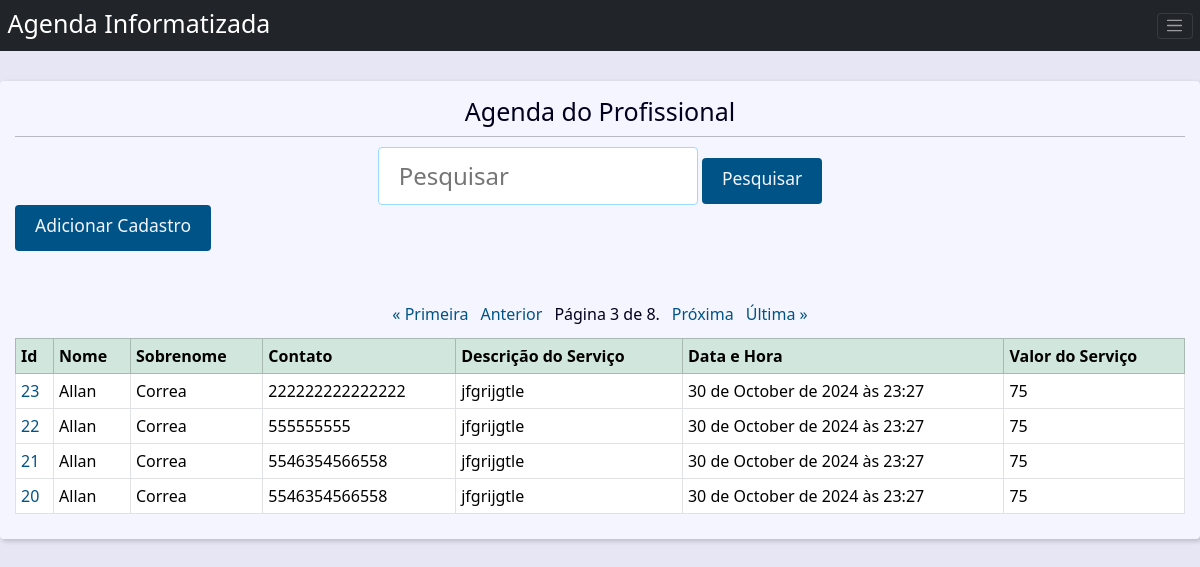
The app's page /?page=3&q= with its own data.
### agenda/models.py (models this page shows)
class Agenda(models.Model):
    class Meta:
        verbose_name = 'Agendamento'
        verbose_name_plural = 'Agendamentos'
    nome = models.CharField(max_length=100)
    sobrenome = models.CharField(max_length=100, blank=True)
    cpf = models.CharField(max_length=50, blank=True)
    email = models.EmailField(max_length=50, blank=True)
    contato = models.CharField(max_length=50)
    descricao_servico = models.TextField(max_length=500)
    data_hora = models.DateTimeField(default=timezone.now)
    valor = models.CharField(max_length=50)
    show = models.BooleanField(default=True)
    imagem = models.ImageField(blank=True, upload_to='imagens/%y/%m/')
    genero = models.ForeignKey(
        Genero,
        on_delete=models.SET_NULL,
        blank=True, null=True
    )
    faixa_etaria = models.ForeignKey(
        Faixa_Etaria,
        on_delete=models.SET_NULL,
        blank=True, null=True
    )
    proprietario = models.ForeignKey(
        User,
        on_delete=models.SET_NULL,
        blank=True, null=True
    )

### agenda/views.py (the view)
# urls.py: path('', views.index, name='index'),
def index(request, methods=["GET", "POST"]):
    agendas = Agenda.objects \
        .filter(show=True)\
        .order_by('-id')
    paginator = Paginator(agendas, 4)
    page_number = request.GET.get("page")
    page_obj = paginator.get_page(page_number)
    contexto = {
        'page_obj': page_obj,
        'site_title': 'Área do Profissional - '
    }
    return render(
        request,
        'agenda/index.html',
        contexto
    )

### agenda/templates/agenda/index.html (shortened to what this page needs)
{% extends 'global/base.html' %}
{% block content %}
<h1 style="text-align: center";>Agenda do Profissional</h1>
<hr>
<div>
    <form action="{% url "pesquisa" %}" method="GET" align=center>
        <input class="search-input" type="search"
        placeholder="Pesquisar" aria-label="Pesquisar"
        id="pesquisar"
        name="q"
        value="{{ pesquisa_valor }}"
        >
        <button class="btn btn-primary my-2 my-sm-0" type="submit">
            <h3>Pesquisar</h3>
        </button>
    </form>
</div>
{% if page_obj %}
    <div>
        <a href={% url "inserir_cadastro" %} class="btn btn-primary"><h3>Adicionar Cadastro</h3></a> <br><br>
        <table class="table table-bordered table hover">
            <thead class="table-success">
            <tr>
                <th scope="col">Id</th>
                <th scope="col">Nome</th>
                <th scope="col">Sobrenome</th>
                <th scope="col">Contato</th>
                <th scope="col">Descrição do Serviço</th>
                <th scope="col">Data e Hora</th>
                <th scope="col">Valor do Serviço</th>
            </tr>
            </thead>
            <tbody>
            {% for cadastro in page_obj %}
                <tr class="table-row">
                <td class="table-cel">
                    <a class="table-link" href="{% url 'cadastro' cadastro.id %}">
                        {{cadastro.id}}
                    </a>
                </td>
                <td>{{cadastro.nome}}</td>
                <td>{{cadastro.sobrenome}}</td>
                <td>{{cadastro.contato}}</td>
                <td>{{cadastro.descricao_servico}}</td>
                <td>{{cadastro.data_hora}}</td>
                <td>{{cadastro.valor}}</td>
                {% endfor %}
            </tbody>
    </div>
{% else %}
<div class="single-contact">
    <h1 class="single-contact-name">
        Nenhum agendamento encontrado!
    </h1>
{% endif %}
{% if page_obj %}
    <div class="pagination">
        <span class="step-links" align=center>
            {% if page_obj.has_previous %}
                <a href="?page=1&q={{ request.GET.q.strip }}">&laquo; Primeira</a>
                <a href="?page={{ page_obj.previous_page_number }}&q={{ request.GET.q.strip }}">Anterior</a>
            {% endif %}
            <span class="current">
                Página {{ page_obj.number }} de {{ page_obj.paginator.num_pages }}.
            </span>
            {% if page_obj.has_next %}
                <a href="?page={{ page_obj.next_page_number }}&q={{ request.GET.q.strip }}">Próxima</a>
                <a href="?page={{ page_obj.paginator.num_pages }}&q={{ request.GET.q.strip }}">Última &raquo;</a>
            {% endif %}
        </span>
    </div>
{% endif %}
{% endblock content %}

### base_static/global/css/style.css (style rules this page uses)
:root { --spacing: 1.5rem; --link-dark-color: rgb(0, 83, 134); --link-light-color: rgb(156, 217, 255); --clr-white: rgb(245, 245, 255); --clr-black: rgb(0, 0, 30); --clr-light-gray: rgb(230, 230, 245); --clr-dark-shadow-5: rgba(0, 0, 10, 5%); --clr-dark-shadow-10: rgba(0, 0, 10, 10%); --clr-dark-shadow-20: rgba(0, 0, 10, 20%); --clr-light-shadow-5: rgba(200, 200, 255, 5%); --clr-light-shadow-10: rgba(200, 200, 255, 10%); --clr-light-shadow-20: rgba(200, 200, 255, 20%); --main-page-width: 120rem; --table-min-width: 60rem; --biggest-font-size: 5rem; --bigger-font-size: 4rem; --big-font-size: 3.2rem; --medium-font-size: 2.4rem; --small-font-size: 1.6rem; --smaller-font-size: 1.4rem; --smallest-font-size: 1.2rem; --transition-fast: 300ms; --transition-medium: 600ms; --transition-slow: 1s; --default-border-radius: 4px; }
*, *::before, *::after { margin: 0; padding: 0; box-sizing: border-box; }
html { font-size: 62.5%; }
body { font-family: system-ui, -apple-system, BlinkMacSystemFont, 'Segoe UI', Roboto, Oxygen, Ubuntu, Cantarell, 'Open Sans', 'Helvetica Neue', sans-serif; line-height: 1.5; font-size: var(--small-font-size); color: var(--clr-black); -webkit-font-smoothing: antialiased; background: var(--clr-light-gray); }
.table-row { text-align: left; text-overflow: ellipsis; transition: background-color var(--transition-fast) ease-in-out; }
.table-row:nth-of-type(2n) { background: var(--clr-dark-shadow-5); }
.table-cel, .table-header { padding: var(--spacing); }
.table-link { color: var(--link-dark-color); transition: color var(--transition-fast) ease-in-out; text-decoration: none; }
.pagination { margin-top: var(--spacing); display: flex; justify-content: center; padding: calc(var(--spacing) * 0.8); font-size: var(--small-font-size); }
.pagination .step-links { display: flex; gap: calc(var(--spacing) * 0.8); }
.pagination .step-links a { color: var(--link-dark-color); transition: color var(--transition-fast) ease-in-out; text-decoration: none; display: block; }
.search-input { font-size: var(--medium-font-size); padding: 1rem 2rem; width: 100%; max-width: 32rem; border-radius: var(--default-border-radius); border: 1px solid var(--link-light-color); }
.btn { background-color: var(--link-dark-color); color: var(--clr-white); font-weight: bold; border: none; padding: 1rem 2rem; border-radius: var(--default-border-radius); cursor: pointer; transition: filter var(--transition-fast) ease-in-out; }

### records on screen
Agenda: id "23", nome "Allan", sobrenome "Correa", contato "222222222222222", descricao_servico "jfgrijgtle", data_hora "30 de October de 2024 às 23:27", valor "75"
Agenda: id "22", nome "Allan", sobrenome "Correa", contato "555555555", descricao_servico "jfgrijgtle", data_hora "30 de October de 2024 às 23:27", valor "75"
Agenda: id "21", nome "Allan", sobrenome "Correa", contato "5546354566558", descricao_servico "jfgrijgtle", data_hora "30 de October de 2024 às 23:27", valor "75"
Agenda: id "20", nome "Allan", sobrenome "Correa", contato "5546354566558", descricao_servico "jfgrijgtle", data_hora "30 de October de 2024 às 23:27", valor "75"

### other values on screen
{{ page_obj.number }} "3"
{{ page_obj.paginator.num_pages }} "8"
